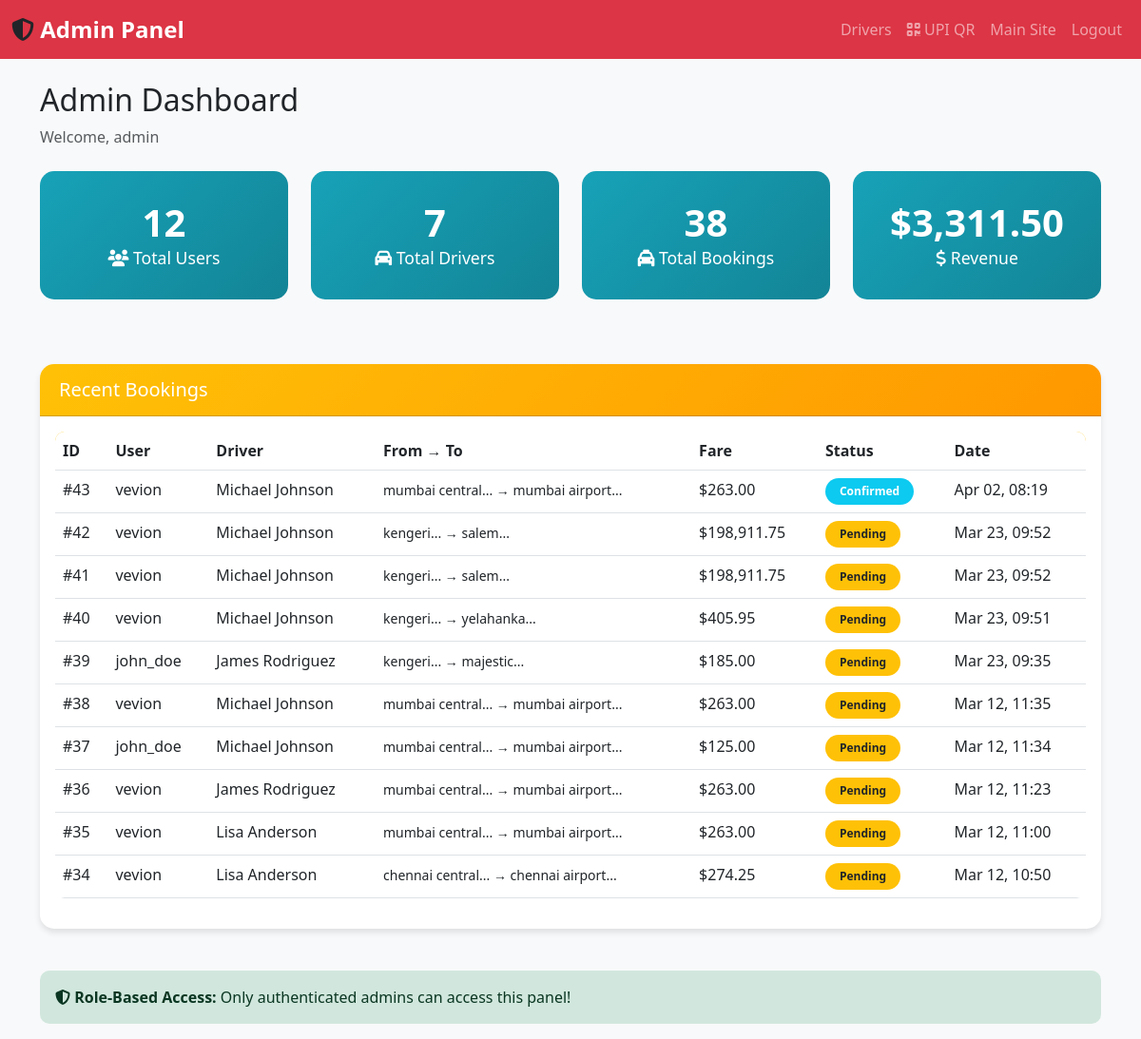
The page /cab_secure/admin/dashboard.php (signed in) on the database its author committed.
### tables this page shows
CREATE TABLE `bookings` (
  `id` int(11) NOT NULL,
  `user_id` int(11) NOT NULL,
  `driver_id` int(11) NOT NULL,
  `pickup_location` varchar(255) NOT NULL,
  `dropoff_location` varchar(255) NOT NULL,
  `fare` decimal(10,2) NOT NULL,
  `status` enum('pending','confirmed','completed','cancelled') DEFAULT 'pending',
  `booking_time` timestamp NOT NULL DEFAULT current_timestamp(),
  `completed_at` timestamp NULL DEFAULT NULL
);

CREATE TABLE `users` (
  `id` int(11) NOT NULL,
  `username` varchar(50) NOT NULL,
  `email` varchar(100) NOT NULL,
  `password` varchar(255) NOT NULL,
  `phone` varchar(20) DEFAULT NULL,
  `profile_pic` varchar(255) DEFAULT 'default-avatar.png',
  `created_at` timestamp NOT NULL DEFAULT current_timestamp(),
  `profile_image` varchar(255) DEFAULT NULL
);

CREATE TABLE `drivers` (
  `id` int(11) NOT NULL,
  `name` varchar(100) NOT NULL,
  `phone` varchar(20) NOT NULL,
  `car_model` varchar(100) NOT NULL,
  `car_number` varchar(20) NOT NULL,
  `rating` decimal(3,2) DEFAULT 5.00,
  `status` enum('available','busy','offline') DEFAULT 'available',
  `created_at` timestamp NOT NULL DEFAULT current_timestamp()
);

### cab_secure/admin/dashboard.php (the view, shortened to what this page needs)
<?php
require_once '../includes/config.php';
try {
    $stmt = $pdo->query("SELECT COUNT(*) as total FROM users");
    $total_users = $stmt->fetch()['total'];
    $stmt = $pdo->query("SELECT COUNT(*) as total FROM drivers");
    $total_drivers = $stmt->fetch()['total'];
    $stmt = $pdo->query("SELECT COUNT(*) as total FROM bookings");
    $total_bookings = $stmt->fetch()['total'];
    $stmt = $pdo->query("SELECT COALESCE(SUM(amount), 0) as total FROM payments WHERE status = 'completed'");
    $total_revenue = $stmt->fetch()['total'];
    $stmt = $pdo->query("SELECT b.*, u.username, d.name as driver_name
                        FROM bookings b
                        JOIN users u ON b.user_id = u.id
                        JOIN drivers d ON b.driver_id = d.id
                        ORDER BY b.booking_time DESC LIMIT 10");
    $bookings_result = $stmt->fetchAll();
} catch(PDOException $e) {
    $error = "Error loading data.";
}
?>
<!DOCTYPE html>
<html lang="en">
<head>
    <link href="https://cdn.jsdelivr.net/npm/bootstrap@5.3.0/dist/css/bootstrap.min.css" rel="stylesheet">
    <link rel="stylesheet" href="https://cdnjs.cloudflare.com/ajax/libs/font-awesome/6.4.0/css/all.min.css">
    <link rel="stylesheet" href="../assets/css/style.css">
</head>
<body>
    <nav class="navbar navbar-expand-lg navbar-dark bg-danger">
        <div class="container-fluid">
            <a class="navbar-brand" href="dashboard.php">
                <i class="fas fa-shield-alt"></i> Admin Panel
            </a>
            <div class="navbar-nav ms-auto">
                <a class="nav-link" href="manage_drivers.php">Drivers</a>
                <a class="nav-link" href="manage_upi.php"><i class="fas fa-qrcode"></i> UPI QR</a>
                <a class="nav-link" href="../index.php">Main Site</a>
                <a class="nav-link" href="logout.php">Logout</a>
            </div>
        </div>
    </nav>
    <div class="container mt-4">
        <h2>Admin Dashboard</h2>
        <p class="text-muted">Welcome, <?php echo htmlspecialchars($_SESSION['admin_username']); ?></p>
        <div class="row mt-4">
            <div class="col-md-3">
                <div class="admin-stats bg-primary">
                    <h3><?php echo $total_users; ?></h3>
                    <p><i class="fas fa-users"></i> Total Users</p>
                </div>
            </div>
            <div class="col-md-3">
                <div class="admin-stats bg-success">
                    <h3><?php echo $total_drivers; ?></h3>
                    <p><i class="fas fa-car"></i> Total Drivers</p>
                </div>
            </div>
            <div class="col-md-3">
                <div class="admin-stats bg-warning">
                    <h3><?php echo $total_bookings; ?></h3>
                    <p><i class="fas fa-taxi"></i> Total Bookings</p>
                </div>
            </div>
            <div class="col-md-3">
                <div class="admin-stats bg-danger">
                    <h3>$<?php echo number_format($total_revenue, 2); ?></h3>
                    <p><i class="fas fa-dollar-sign"></i> Revenue</p>
                </div>
            </div>
        </div>
        <div class="row mt-5">
            <div class="col-md-12">
                <div class="card">
                    <div class="card-header">
                        <h5 class="mb-0 text-white">Recent Bookings</h5>
                    </div>
                    <div class="card-body">
                        <div class="table-responsive">
                            <table class="table table-hover">
                                <thead>
                                    <tr>
                                        <th>ID</th>
                                        <th>User</th>
                                        <th>Driver</th>
                                        <th>From → To</th>
                                        <th>Fare</th>
                                        <th>Status</th>
                                        <th>Date</th>
                                    </tr>
                                </thead>
                                <tbody>
                                    <?php foreach($bookings_result as $booking): ?>
                                    <tr>
                                        <td>#<?php echo $booking['id']; ?></td>
                                        <td><?php echo htmlspecialchars($booking['username']); ?></td>
                                        <td><?php echo htmlspecialchars($booking['driver_name']); ?></td>
                                        <td>
                                            <small>
                                                <?php echo htmlspecialchars(substr($booking['pickup_location'], 0, 20)); ?>... →
                                                <?php echo htmlspecialchars(substr($booking['dropoff_location'], 0, 20)); ?>...
                                            </small>
                                        </td>
                                        <td>$<?php echo number_format($booking['fare'], 2); ?></td>
                                        <td>
                                            <?php
                                            $badge_class = '';
                                            switch($booking['status']) {
                                                case 'confirmed': $badge_class = 'bg-info'; break;
                                                case 'pending': $badge_class = 'bg-warning text-dark'; break;
                                            }
                                            ?>
                                            <span class="badge <?php echo $badge_class; ?>">
                                                <?php echo ucfirst($booking['status']); ?>
                                            </span>
                                        </td>
                                        <td><?php echo date('M d, H:i', strtotime($booking['booking_time'])); ?></td>
                                    </tr>
                                    <?php endforeach; ?>
                                </tbody>
                            </table>
                        </div>
                    </div>
                </div>
            </div>
        </div>
        <div class="alert alert-success mt-4">
            <i class="fas fa-shield-alt"></i> <strong>Role-Based Access:</strong>
            Only authenticated admins can access this panel!
        </div>
    </div>
</body>
</html>

### cab_secure/assets/css/style.css (style rules this page uses)
:root { --primary-color: #ffc107; --secondary-color: #212529; --success-color: #28a745; --danger-color: #dc3545; --warning-color: #ff9800; --info-color: #17a2b8; --light-bg: #f8f9fa; --dark-bg: #343a40; }
body { font-family: 'Segoe UI', Tahoma, Geneva, Verdana, sans-serif; background-color: var(--light-bg); min-height: 100vh; display: flex; flex-direction: column; }
.container { flex: 1; }
.navbar-brand { font-size: 1.5rem; font-weight: 700; }
.navbar-brand i { color: var(--secondary-color); }
.card { border: none; border-radius: 15px; box-shadow: 0 4px 6px rgba(0,0,0,0.1); transition: transform 0.3s ease, box-shadow 0.3s ease; margin-bottom: 20px; }
.card-header { background: linear-gradient(135deg, var(--primary-color) 0%, var(--warning-color) 100%); color: white; font-weight: 600; border-radius: 15px 15px 0 0 !important; padding: 15px 20px; }
.table { background-color: white; border-radius: 10px; overflow: hidden; }
.table thead { background-color: var(--primary-color); color: var(--secondary-color); }
.badge { padding: 8px 15px; border-radius: 20px; font-weight: 600; }
.alert { border-radius: 10px; border: none; }
.admin-stats { background: linear-gradient(135deg, var(--info-color) 0%, #138496 100%); color: white; padding: 30px; border-radius: 15px; text-align: center; margin-bottom: 20px; }
.admin-stats h3 { font-size: 2.5rem; font-weight: 700; margin: 0; }
.admin-stats p { margin: 0; font-size: 1.1rem; }

### rows shown on the page
bookings: id "43", user.username "vevion", driver.name "Michael Johnson", pickup_location "mumbai central", dropoff_location "mumbai airport", fare "263.00", status "Confirmed", booking_time "Apr 02, 08:19"
bookings: id "42", user.username "vevion", driver.name "Michael Johnson", pickup_location "kengeri", dropoff_location "salem", fare "198,911.75", status "Pending", booking_time "Mar 23, 09:52"
bookings: id "41", user.username "vevion", driver.name "Michael Johnson", pickup_location "kengeri", dropoff_location "salem", fare "198,911.75", status "Pending", booking_time "Mar 23, 09:52"
bookings: id "40", user.username "vevion", driver.name "Michael Johnson", pickup_location "kengeri", dropoff_location "yelahanka", fare "405.95", status "Pending", booking_time "Mar 23, 09:51"
bookings: id "39", user.username "john_doe", driver.name "James Rodriguez", pickup_location "kengeri", dropoff_location "majestic", fare "185.00", status "Pending", booking_time "Mar 23, 09:35"
bookings: id "38", user.username "vevion", driver.name "Michael Johnson", pickup_location "mumbai central", dropoff_location "mumbai airport", fare "263.00", status "Pending", booking_time "Mar 12, 11:35"
bookings: id "37", user.username "john_doe", driver.name "Michael Johnson", pickup_location "mumbai central", dropoff_location "mumbai airport", fare "125.00", status "Pending", booking_time "Mar 12, 11:34"
bookings: id "36", user.username "vevion", driver.name "James Rodriguez", pickup_location "mumbai central", dropoff_location "mumbai airport", fare "263.00", status "Pending", booking_time "Mar 12, 11:23"
bookings: id "35", user.username "vevion", driver.name "Lisa Anderson", pickup_location "mumbai central", dropoff_location "mumbai airport", fare "263.00", status "Pending", booking_time "Mar 12, 11:00"
bookings: id "34", user.username "vevion", driver.name "Lisa Anderson", pickup_location "chennai central", dropoff_location "chennai airport", fare "274.25", status "Pending", booking_time "Mar 12, 10:50"

### other values the page prints
$_SESSION['admin_username'] "admin"
$total_users "12"
$total_drivers "7"
$total_bookings "38"
$total_revenue "3,311.50"
